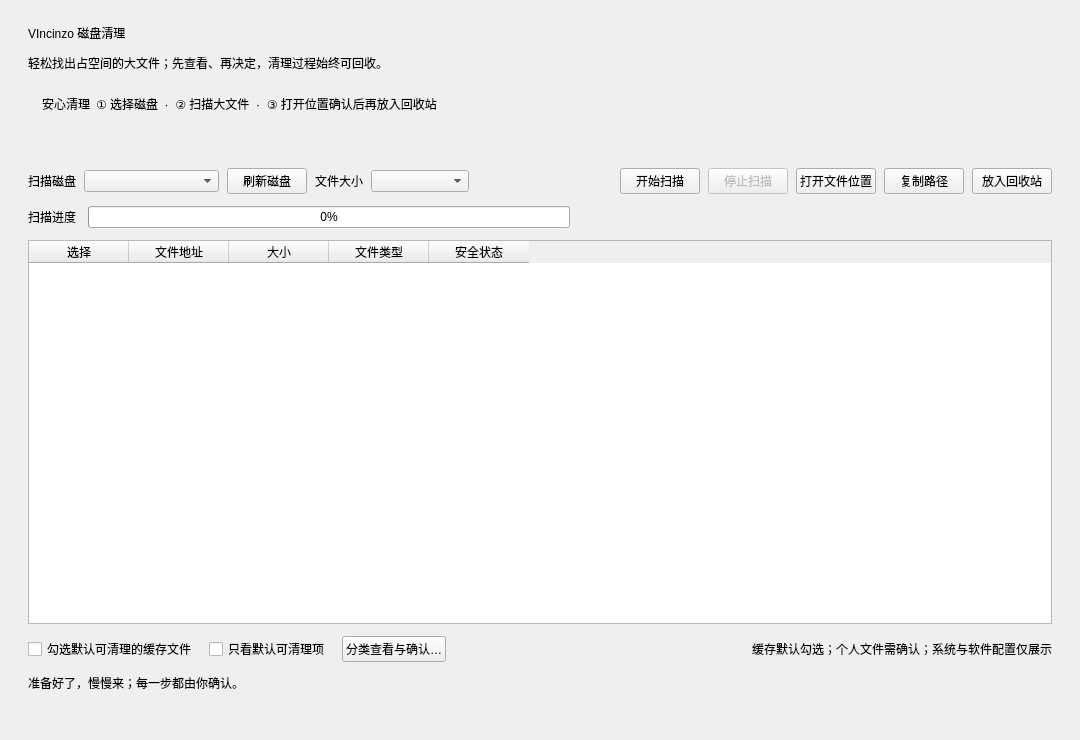
<?xml version="1.0" encoding="UTF-8"?>
<ui version="4.0">
 <class>MainWindow</class>
 <widget class="QMainWindow" name="MainWindow">
  <property name="geometry">
   <rect><x>0</x><y>0</y><width>1080</width><height>740</height></rect>
  </property>
  <property name="minimumSize"><size><width>860</width><height>600</height></size></property>
  <property name="windowTitle"><string>VIncinzo 磁盘清理</string></property>
  <widget class="QWidget" name="centralWidget">
   <layout class="QVBoxLayout" name="rootLayout">
    <property name="leftMargin"><number>28</number></property>
    <property name="topMargin"><number>24</number></property>
    <property name="rightMargin"><number>28</number></property>
    <property name="bottomMargin"><number>22</number></property>
    <property name="spacing"><number>12</number></property>
    <item>
     <widget class="QLabel" name="titleLabel">
      <property name="text"><string>VIncinzo 磁盘清理</string></property>
     </widget>
    </item>
    <item>
     <widget class="QLabel" name="subtitleLabel">
      <property name="text"><string>轻松找出占空间的大文件；先查看、再决定，清理过程始终可回收。</string></property>
     </widget>
    </item>
    <item>
     <widget class="QWidget" name="guideCard" native="true">
      <layout class="QHBoxLayout" name="guideLayout">
       <property name="leftMargin"><number>14</number></property>
       <property name="topMargin"><number>10</number></property>
       <property name="rightMargin"><number>14</number></property>
       <property name="bottomMargin"><number>10</number></property>
       <item><widget class="QLabel" name="guideIcon"><property name="text"><string>安心清理</string></property></widget></item>
       <item><widget class="QLabel" name="guideText"><property name="text"><string>① 选择磁盘  ·  ② 扫描大文件  ·  ③ 打开位置确认后再放入回收站</string></property></widget></item>
       <item><spacer name="guideSpacer"><property name="orientation"><enum>Qt::Horizontal</enum></property><property name="sizeHint" stdset="0"><size><width>40</width><height>20</height></size></property></spacer></item>
      </layout>
     </widget>
    </item>
    <item>
     <widget class="QWidget" name="driveCard" native="true">
      <layout class="QVBoxLayout" name="driveLayout">
       <property name="leftMargin"><number>14</number></property>
       <property name="topMargin"><number>10</number></property>
       <property name="rightMargin"><number>14</number></property>
       <property name="bottomMargin"><number>10</number></property>
      </layout>
     </widget>
    </item>
    <item>
     <layout class="QHBoxLayout" name="controlLayout">
      <property name="spacing"><number>8</number></property>
      <item><widget class="QLabel" name="driveLabel"><property name="text"><string>扫描磁盘</string></property></widget></item>
      <item><widget class="QComboBox" name="driveComboBox"><property name="minimumSize"><size><width>135</width><height>0</height></size></property></widget></item>
      <item><widget class="QPushButton" name="refreshButton"><property name="text"><string>刷新磁盘</string></property></widget></item>
      <item><widget class="QLabel" name="thresholdLabel"><property name="text"><string>文件大小</string></property></widget></item>
      <item><widget class="QComboBox" name="minimumSizeComboBox"><property name="minimumSize"><size><width>98</width><height>0</height></size></property></widget></item>
      <item><spacer name="controlSpacer"><property name="orientation"><enum>Qt::Horizontal</enum></property><property name="sizeHint" stdset="0"><size><width>30</width><height>20</height></size></property></spacer></item>
      <item><widget class="QPushButton" name="scanButton"><property name="text"><string>开始扫描</string></property></widget></item>
      <item><widget class="QPushButton" name="stopButton"><property name="enabled"><bool>false</bool></property><property name="text"><string>停止扫描</string></property></widget></item>
      <item><widget class="QPushButton" name="openLocationButton"><property name="text"><string>打开文件位置</string></property></widget></item>
      <item><widget class="QPushButton" name="copyPathButton"><property name="text"><string>复制路径</string></property></widget></item>
      <item><widget class="QPushButton" name="deleteButton"><property name="text"><string>放入回收站</string></property></widget></item>
     </layout>
    </item>
    <item>
     <layout class="QHBoxLayout" name="scanProgressLayout">
      <item><widget class="QLabel" name="scanProgressLabel"><property name="text"><string>扫描进度</string></property></widget></item>
      <item><widget class="QProgressBar" name="scanProgressBar"><property name="minimumSize"><size><width>280</width><height>0</height></size></property><property name="value"><number>0</number></property><property name="textVisible"><bool>true</bool></property></widget></item>
      <item><spacer name="scanProgressSpacer"><property name="orientation"><enum>Qt::Horizontal</enum></property><property name="sizeHint" stdset="0"><size><width>40</width><height>20</height></size></property></spacer></item>
     </layout>
    </item>
    <item>
     <widget class="QTableWidget" name="fileTableWidget">
      <property name="alternatingRowColors"><bool>true</bool></property>
      <property name="selectionBehavior"><enum>QAbstractItemView::SelectRows</enum></property>
      <property name="selectionMode"><enum>QAbstractItemView::ExtendedSelection</enum></property>
      <property name="editTriggers"><set>QAbstractItemView::NoEditTriggers</set></property>
      <property name="showGrid"><bool>false</bool></property>
      <column><property name="text"><string>选择</string></property></column>
      <column><property name="text"><string>文件地址</string></property></column>
      <column><property name="text"><string>大小</string></property></column>
      <column><property name="text"><string>文件类型</string></property></column>
      <column><property name="text"><string>安全状态</string></property></column>
     </widget>
    </item>
    <item>
     <layout class="QHBoxLayout" name="selectionLayout">
      <item><widget class="QCheckBox" name="selectAllCheckBox"><property name="text"><string>勾选默认可清理的缓存文件</string></property></widget></item>
      <item><widget class="QCheckBox" name="filterSafeCheckBox"><property name="text"><string>只看默认可清理项</string></property></widget></item>
      <item><widget class="QPushButton" name="categoryReviewButton"><property name="text"><string>分类查看与确认…</string></property></widget></item>
      <item><spacer name="selectionSpacer"><property name="orientation"><enum>Qt::Horizontal</enum></property><property name="sizeHint" stdset="0"><size><width>40</width><height>20</height></size></property></spacer></item>
      <item><widget class="QLabel" name="safetyLabel"><property name="text"><string>缓存默认勾选；个人文件需确认；系统与软件配置仅展示</string></property></widget></item>
     </layout>
    </item>
    <item><widget class="QLabel" name="statusLabel"><property name="text"><string>准备好了，慢慢来；每一步都由你确认。</string></property></widget></item>
    <item><widget class="QLabel" name="pathLabel"><property name="textInteractionFlags"><set>Qt::TextSelectableByMouse</set></property></widget></item>
   </layout>
  </widget>
 </widget>
 <resources/>
 <connections/>
</ui>
